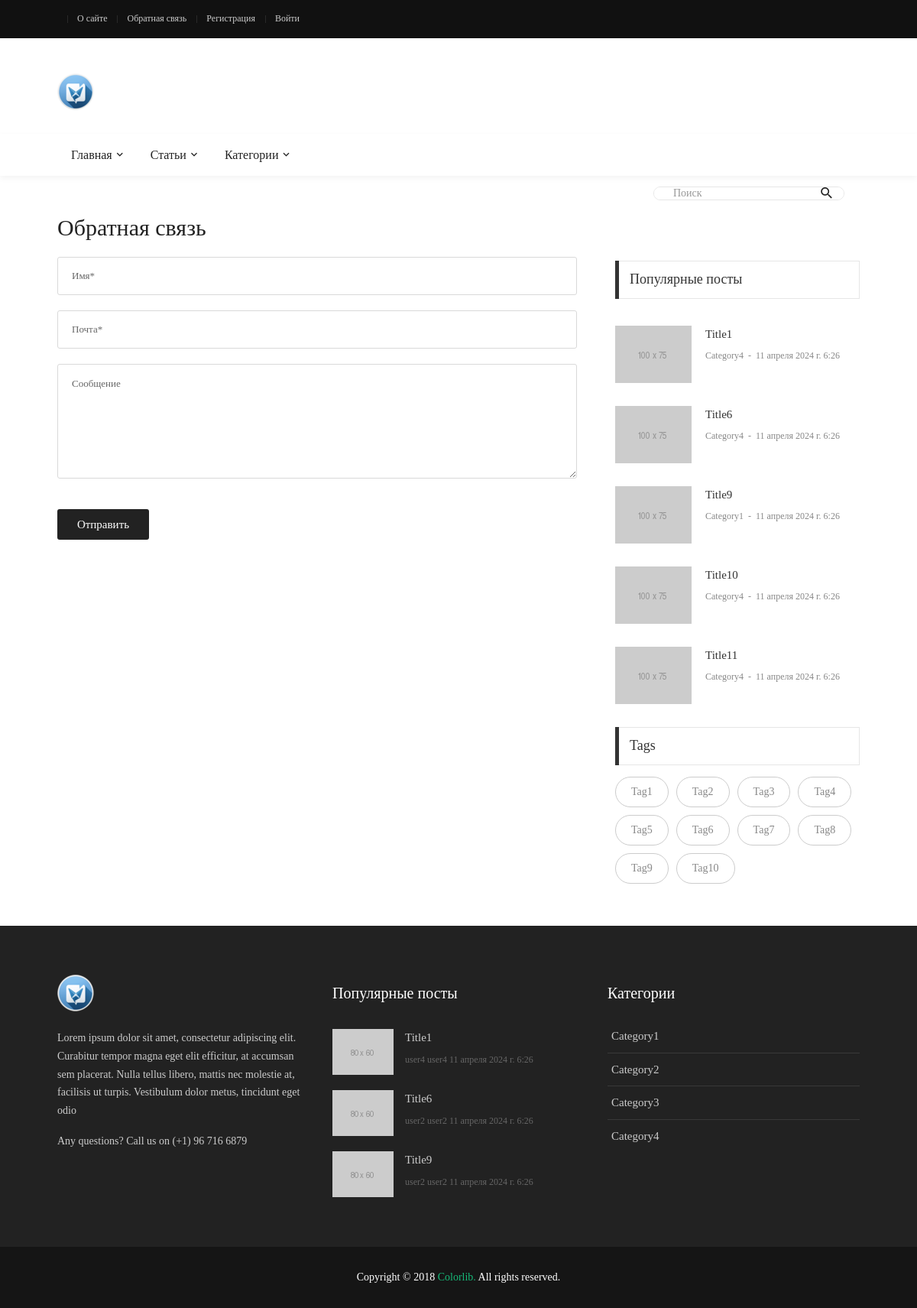
The app's page /contact/, older data.
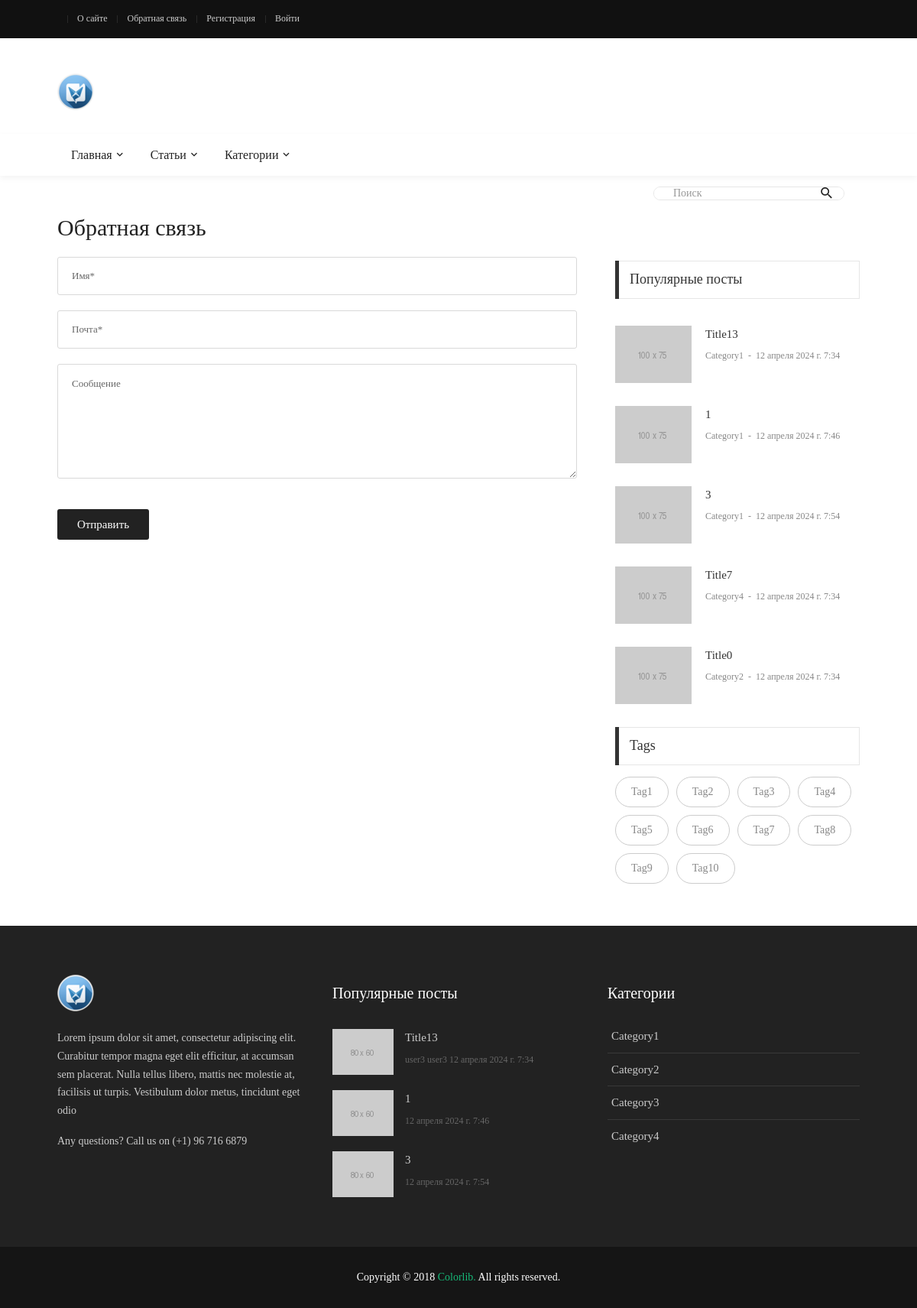
The same page, newer data.
### blog/models.py (models this page shows, shortened)
class Article(models.Model):
    title = models.CharField(max_length=25, verbose_name='Заголовок')
    description = models.TextField(max_length=500, verbose_name='Описание', null=True, blank=True)
    content = RichTextField(verbose_name='Содержание', null=True, blank=True)
    author = models.ForeignKey(get_user_model(), on_delete=models.CASCADE, verbose_name='Автор')
    category = models.ForeignKey(Category, on_delete=models.SET_NULL, verbose_name='Категория', null=True)
    tags = models.ManyToManyField(Tag, verbose_name='Теги', blank=True)
    is_published = models.BooleanField(default=False, verbose_name='Опубликовано')
    date_published = models.DateTimeField(auto_now_add=True, verbose_name='Дата публикации')
    change_date = models.DateTimeField(auto_now=True, verbose_name='Дата изменения')
    image = models.FileField(upload_to='images/', verbose_name='Превью', null=True, blank=True)
    fields = ['title', 'content', 'category']
    class Meta:
        ordering = ['-change_date']
        verbose_name = 'Статья'
        verbose_name_plural = 'Статьи'
    @admin.display(description="Автор")
    def author_full_name(self):
        return self.author.full_name
    @staticmethod
    def get_published_posts():
        return Article.objects.filter(is_published=True).all()
    @property
    def views(self):
        """
        Получение значения просмотров для данной статьи
        """
        article_views, created = ArticleViews.objects.get_or_create(article=self)
        return article_views.views

class Category(models.Model):
    title = models.CharField(max_length=100, verbose_name='Название')
    description = RichTextField(verbose_name='Описание', null=True, blank=True)
    class Meta:
        ordering = ['id']
        verbose_name = 'Категория'
        verbose_name_plural = 'Категории'
    @property
    def url_name(self):
        return "home"

class Tag(models.Model):
    title = models.CharField(max_length=100, verbose_name='Название')
    description = models.CharField(max_length=255, verbose_name='Описание', default='Описание')
    slug = models.SlugField(max_length=100, verbose_name='Слаг', unique=True)
    class Meta:
        ordering = ['id']
        verbose_name = 'Тег'
        verbose_name_plural = 'Теги'

class User(AbstractUser):
    bio = models.TextField(verbose_name='Биография', null=True, blank=True)
    birth_date = models.DateField(verbose_name='День рождения', null=True, blank=True)
    change_date = models.DateTimeField(auto_now=True, verbose_name='Дата изменения')
    fields = ['first_name', 'last_name', 'email', 'bio', 'birth_date']
    @property
    def full_name(self):
        return f'{self.first_name} {self.last_name}'
    class Meta:
        ordering = ['-change_date']
        verbose_name = 'Автор'
        verbose_name_plural = 'Авторы'

### blog/views.py (the view)
# urls.py: path("contact/", views.contact, name='contact'),
def contact(request):
    context = get_context()
    context['title'] = 'Обратная связь'
    return render(request, 'blog/contact.html', context)

### blog/context_processors.py (called while the page is built)
def get_blog_context(request):
    return {'menu': menu, 'top_menu': top_menu, 'user_top_menu': user_top_menu}

### blog/views.py (called while the page is built)
def get_context():
    categories = models.Category.objects.all()
    pop_articles = models.Article.get_published_posts().order_by('ar_views')[:5]
    return {
        'cats': categories,
        'pop_posts': pop_articles,
        'search_form': forms.SearchForm,
        'tags': models.Tag.objects.all(),
    }

### blog/templates/blog/contact.html
{% extends 'base.html' %}
{% load static %}
{% block content %}
<div class="col-md-7 col-lg-8 p-b-80">
    <div class="p-r-10 p-r-0-sr991">
        <form>
            <input class="bo-1-rad-3 bocl13 size-a-19 f1-s-13 cl5 plh6 p-rl-18 m-b-20" type="text"
                   name="name" placeholder="Имя*">
            <input class="bo-1-rad-3 bocl13 size-a-19 f1-s-13 cl5 plh6 p-rl-18 m-b-20" type="text"
                   name="email" placeholder="Почта*">
            <textarea class="bo-1-rad-3 bocl13 size-a-15 f1-s-13 cl5 plh6 p-rl-18 p-tb-14 m-b-20" name="msg"
                      placeholder="Сообщение"></textarea>
            <button class="size-a-20 bg2 borad-3 f1-s-12 cl0 hov-btn1 trans-03 p-rl-15 m-t-20">
                Отправить
            </button>
        </form>
    </div>
</div>
{% endblock %}

### templates/base.html (shortened to what the changed rows need)
{% load static %}
{% load app_tags %}
<!DOCTYPE html>
<html lang="en">
<head>
    <link rel="stylesheet" type="text/css" href="{% static 'blog/vendor/bootstrap/css/bootstrap.min.css' %}">
    <link rel="stylesheet" type="text/css"
          href="{% static 'blog/fonts/fontawesome-5.0.8/css/fontawesome-all.min.css' %}">
    <link rel="stylesheet" type="text/css"
          href="{% static 'blog/fonts/iconic/css/material-design-iconic-font.min.css' %}">
    <link rel="stylesheet" type="text/css" href="{% static 'blog/vendor/animate/animate.css' %}">
    <link rel="stylesheet" type="text/css" href="{% static 'blog/vendor/css-hamburgers/hamburgers.min.css' %}">
    <link rel="stylesheet" type="text/css" href="{% static 'blog/vendor/animsition/css/animsition.min.css' %}">
    <link rel="stylesheet" type="text/css" href="{% static 'blog/css/util.min.css' %}">
    <link rel="stylesheet" type="text/css" href="{% static 'blog/css/main.css' %}">
</head>
<body class="animsition">
<header>
    <div class="container-menu-desktop">
        <div class="topbar">
            <div class="content-topbar container h-100">
                <div class="left-topbar">
                    {% if user.is_authenticated %}
                    {% include 'includes/menu_a.html' with
                    menu=user_top_menu
                    a_class='left-topbar-item' %}
                    {% else %}
                    {% include 'includes/menu_a.html' with
                    menu=top_menu
                    a_class='left-topbar-item' %}
                    {% endif %}
                </div>
            </div>
        </div>
        <div class="wrap-main-nav">
            <div class="main-nav">
                <nav class="menu-desktop">
                    <ul class="main-menu">
                        {% with li_class='mega-menu-item' menu=menu %}
                        {% include 'includes/menu.html' %}
                        {% endwith %}
                    </ul>
                </nav>
            </div>
        </div>
    </div>
</header>
<section class="bg0">
    <div class="container">
        <div class="row justify-content-center">
            <div class="container p-t-4 p-b-5">
                <h2 class="f1-l-1 cl2 p-b-15">
                    {{ title }}
                </h2>
            </div>
            {% include 'blog/includes/sidebar.html' with
            pop_posts=pop_posts
            tags=tags %}
        </div>
    </div>
</section>
<footer>
    <div class="bg2 p-t-40 p-b-25">
        <div class="container">
            <div class="row">
                <div class="col-sm-6 col-lg-4 p-b-20">
                    <ul>
                        {% for p in pop_posts|slice:":3" %}
                        <li class="flex-wr-sb-s p-b-20">
                            <a href="{% url 'post' p.id %}" class="size-w-4 wrap-pic-w hov1 trans-03">
                                <img src="{% static 'blog/images/popular-post-01.jpg' %}" alt="IMG">
                            </a>
                            <div class="size-w-5">
                                <h6 class="p-b-5">
                                    <a href="{% url 'post' p.id %}" class="f1-s-5 cl11 hov-cl10 trans-03">
                                        {{ p.title }}
                                    </a>
                                </h6>
                                <span class="f1-s-3 cl6">
										{{ p.author_full_name }}
									</span>
                                <span class="f1-s-3 cl6">
										{{ p.date_published }}
									</span>
                            </div>
                        </li>
                        {% endfor %}
                    </ul>
                </div>
                <div class="col-sm-6 col-lg-4 p-b-20">
                    <ul class="m-t--12">
                        {% include 'includes/menu.html' with
                        li_class='how-bor1 p-rl-5 p-tb-10'
                        a_class='f1-s-5 cl11 hov-cl10 trans-03 p-tb-8'
                        menu=cats %}
                    </ul>
                </div>
            </div>
        </div>
    </div>
</footer>
</body>
</html>

### templates/includes/menu.html (shortened to what this page needs)
{% for m in menu %}
<li class="{{ li_class }}">
    <a class="{{ a_class }}" href="{% url m.url_name %}">{{ m.title }} </a>
</li>
{% endfor %}

### blog/templates/blog/includes/sidebar.html
{% load static %}
<div class="col-md-5 col-lg-4 p-b-30">
    <div class="p-l-10 p-rl-0-sr991 p-t-5">
        <div>
            <div class="how2 how2-cl4 flex-s-c">
                <h3 class="f1-m-2 cl3 tab01-title">
                    Популярные посты
                </h3>
            </div>
            <ul class="p-t-35">
                {% for p in pop_posts %}
                <li class="flex-wr-sb-s p-b-30">
                    <a href="#" class="size-w-10 wrap-pic-w hov1 trans-03">
                        <img src="{% static 'blog/images/popular-post-04.jpg' %}" alt="IMG">
                    </a>
                    <div class="size-w-11">
                        <h6 class="p-b-4">
                            <a href="#" class="f1-s-5 cl3 hov-cl10 trans-03">
                                {{ p.title }}
                            </a>
                        </h6>
                        <span class="cl8 txt-center p-b-24">
											<a href="{% url 'category' p.category.title %}"
                                               class="f1-s-6 cl8 hov-cl10 trans-03">
												{{  p.category.title }}
											</a>
											<span class="f1-s-3 m-rl-3">
												-
											</span>
											<span class="f1-s-3">
												{{ p.date_published }}
											</span>
										</span>
                    </div>
                </li>
                {% endfor %}
            </ul>
        </div>
        <div class="p-b-20">
            <div class="how2 how2-cl4 flex-s-c m-b-10">
                <h3 class="f1-m-2 cl3 tab01-title">
                    Tags
                </h3>
            </div>
            <div class="flex-wr-s-s m-rl--5">
                {% for tag in tags %}
                <a href="{% url 'tag' tag.slug %}"
                   class="flex-c-c size-h-2 bo-1-rad-20 bocl12 f1-s-1 cl8 hov-btn2 trans-03 p-rl-20 p-tb-5 m-all-5">
                    {{ tag.title }}
                </a>
                {% endfor %}
            </div>
        </div>
    </div>
</div>

Row changes from the older to the newer data that the page shows:
removed Article: title "Title1", category "Category4", date_published "11 апреля 2024 г. 6:26", author_full_name "user4 user4"
removed Article: title "Title6", category "Category4", date_published "11 апреля 2024 г. 6:26", author_full_name "user2 user2"
removed Article: title "Title9", category "Category1", date_published "11 апреля 2024 г. 6:26", author_full_name "user2 user2"
removed Article: title "Title10", category "Category4", date_published "11 апреля 2024 г. 6:26", shown under "Популярные посты"
removed Article: title "Title11", category "Category4", date_published "11 апреля 2024 г. 6:26", shown under "Популярные посты"
added Article: title "Title13", category "Category1", date_published "12 апреля 2024 г. 7:34", author_full_name "user3 user3"
added Article: title "1", category "Category1", date_published "12 апреля 2024 г. 7:46"
added Article: title "3", category "Category1", date_published "12 апреля 2024 г. 7:54"
added Article: title "Title7", category "Category4", date_published "12 апреля 2024 г. 7:34", shown under "Популярные посты"
added Article: title "Title0", category "Category2", date_published "12 апреля 2024 г. 7:34", shown under "Популярные посты"
